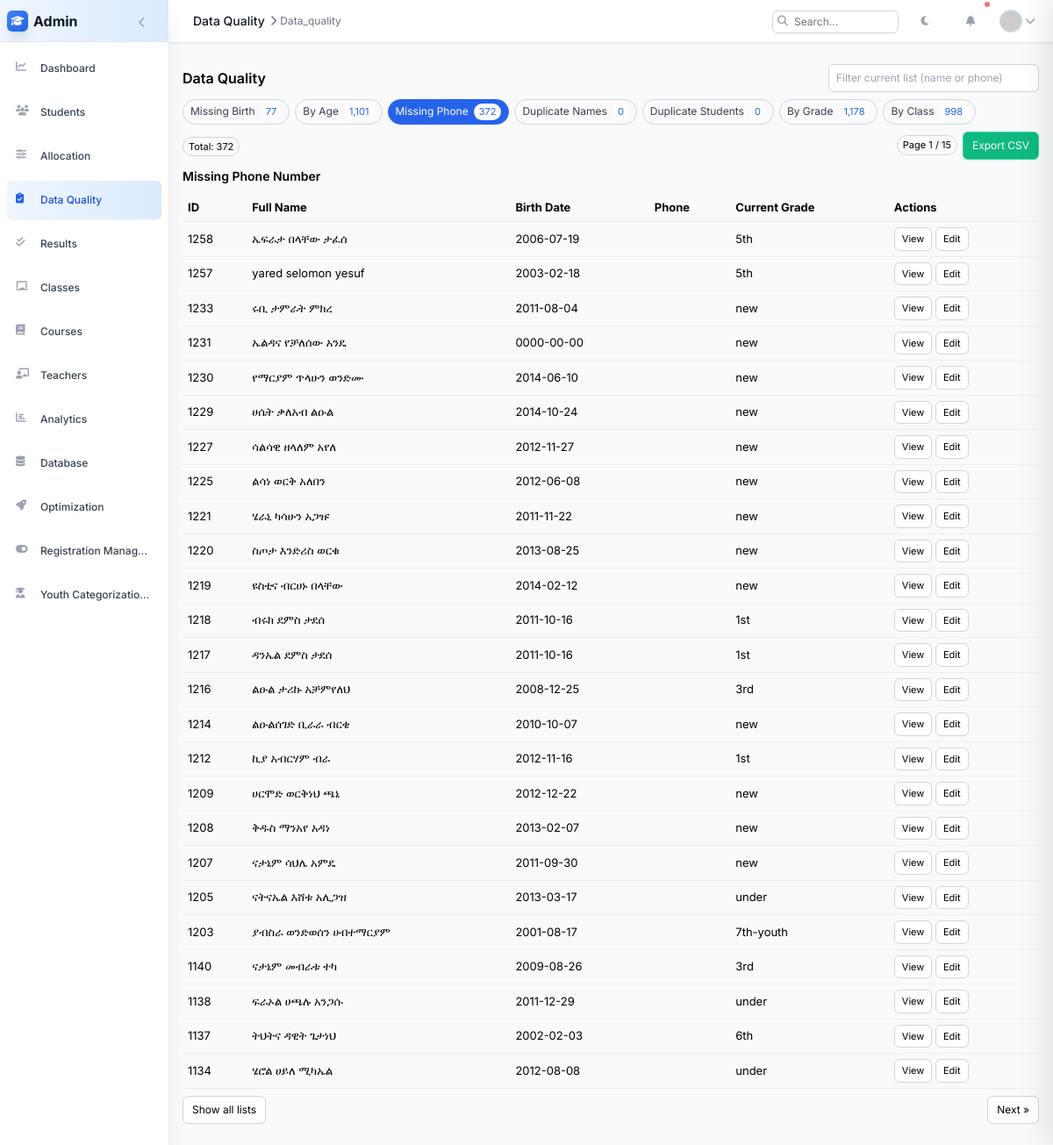
Screenshot of /data_quality.php?view=missing_phone (signed in) with the database file from the repository.
### tables this page shows
CREATE TABLE `students` (
  `id` int(11) NOT NULL,
  `photo_path` varchar(255) DEFAULT NULL,
  `full_name` text NOT NULL,
  `christian_name` text DEFAULT NULL,
  `gender` enum('male','female') NOT NULL,
  `birth_date` date NOT NULL,
  `current_grade` varchar(32) NOT NULL DEFAULT 'new',
  `current_result_status` enum('pass','fail') DEFAULT NULL,
  `is_new_registration` tinyint(1) NOT NULL DEFAULT 0,
  `is_flagged` tinyint(1) NOT NULL DEFAULT 0,
  `school_year_start` int(11) DEFAULT NULL,
  `regular_school_name` text DEFAULT NULL,
  `regular_school_grade` text DEFAULT NULL,
  `phone_number` varchar(20) DEFAULT NULL,
  `has_spiritual_father` enum('own','family','none') NOT NULL,
  `spiritual_father_name` text DEFAULT NULL,
  `spiritual_father_phone` varchar(20) DEFAULT NULL,
  `spiritual_father_church` text DEFAULT NULL,
  `sub_city` text DEFAULT NULL,
  `district` text DEFAULT NULL,
  `specific_area` text DEFAULT NULL,
  `house_number` text DEFAULT NULL,
  `living_with` enum('both_parents','father_only','mother_only','relative_or_guardian') NOT NULL,
  `special_interests` text DEFAULT NULL,
  `siblings_in_school` text DEFAULT NULL,
  `physical_disability` text DEFAULT NULL,
  `weak_side` text DEFAULT NULL,
  `transferred_from_other_school` text DEFAULT NULL,
  `came_from_other_religion` text DEFAULT NULL,
  `created_at` timestamp NOT NULL DEFAULT current_timestamp(),
  `education_level` text DEFAULT NULL,
  `field_of_study` text DEFAULT NULL,
  `emergency_name` text DEFAULT NULL,
  `emergency_phone` text DEFAULT NULL,
  `emergency_alt_phone` text DEFAULT NULL,
  `emergency_address` text DEFAULT NULL,
  `flagged` tinyint(1) DEFAULT 0,
  `normalized_name` varchar(255) GENERATED ALWAYS AS (lcase(trim(`full_name`))) STORED
);

### data_quality.php (the view, shortened to what the rows shown need)
<?php
require 'config.php';
require 'includes/admin_layout.php';
require 'includes/students_helpers.php';
$export = (isset($_GET['export']) && $_GET['export'] === '1');
$view = $_GET['view'] ?? '';
$view = $view === '' ? 'missing_birth' : $view;
$page = max(1, (int)($_GET['page'] ?? 1));
$perParam = $_GET['per'] ?? '25';
if (is_string($perParam) && strtolower($perParam) === 'all') {
  $per = 100000;
} else {
  $per = max(1, (int)$perParam ?: 25);
}
$off = ($page-1)*$per;
?>
<div class="dq-wrap">
  <div class="toolbar">
    <h2 style="margin:0;font-size:16px;font-weight:600">Data Quality</h2>
  </div>
  <?php
    $heading=''; $rows=[]; $total=0; $sql=''; $whereExtra=''; $params=[]; $countSql='';
    if ($view==='missing_birth') {
        $heading='Missing Birth Date';
        $sql = "FROM students s WHERE (s.birth_date IS NULL OR s.birth_date='0000-00-00')";
    } elseif ($view==='missing_phone') {
        $sql = "FROM students s WHERE (s.phone_number IS NULL OR s.phone_number='')";
    } elseif ($view==='by_class') {
        $heading='Filter by Class and Fix Grades';
        $sql = '';
    } elseif ($view==='by_grade') {
        $heading='Filter by Current Grade and Fix Grades';
        $sql = '';
    } elseif ($view==='by_age') {
        $heading='Filter by Age';
        $sql = '';
    }
    if ($sql!=='') {
        if ($view==='duplicate_students') {
            $stmt = $pdo->prepare("SELECT s.id, s.full_name, s.birth_date, s.phone_number, s.current_grade, d.nm, d.keep_id, d.c ".$sql." ORDER BY d.nm ASC, (s.id=d.keep_id) DESC, s.id ASC LIMIT :lim OFFSET :off");
        } else {
            $stmt = $pdo->prepare("SELECT s.id, s.full_name, s.birth_date, s.phone_number, s.current_grade ".$sql." ORDER BY s.created_at DESC LIMIT :lim OFFSET :off");
        }
        $stmt->bindValue(':lim',$per,PDO::PARAM_INT);
        $stmt->bindValue(':off',$off,PDO::PARAM_INT);
        $stmt->execute();
        $rows = $stmt->fetchAll(PDO::FETCH_ASSOC);
    }
  ?>
  <?php if ($view==='duplicate_students'): ?>
    <?php if (isset($_GET['msg'])): ?><div class="badge" style="margin-bottom:6px; background:#ecfeff; border-color:#a5f3fc; color:#0369a1"><?=
        htmlspecialchars($_GET['msg'],ENT_QUOTES,'UTF-8')?></div><?php endif; ?>
    <form method="post" onsubmit="return confirm('Delete selected duplicate records permanently? This cannot be undone.');">
      <input type="hidden" name="dq_action" value="delete_duplicates">
      <div class="toolbar" style="margin-top:6px">
        <div style="display:flex; gap:6px; align-items:center; flex-wrap:wrap;">
          <button type="button" class="btn" onclick="dqSelectAllDuplicates()">Select All Duplicates</button>
          <button type="submit" class="btn" style="background:#fee2e2; border-color:#fecaca; color:#b91c1c">Delete Selected Duplicates</button>
        </div>
      </div>
      <table class="tbl">
        <thead><tr><th style="width:28px"></th><th>Group Key</th><th>ID</th><th>Full Name</th><th>Birth Date</th><th>Phone</th><th>Current Grade</th><th>Keep/Dup</th><th>Actions</th></tr></thead>
        <tbody>
          <?php
            $curNm = null; $groupCount = 0;
            foreach ($rows as $r):
              $nm = (string)($r['nm'] ?? '');
              $isKeeper = ((int)$r['id'] === (int)($r['keep_id'] ?? 0));
              $isDup = !$isKeeper;
              if ($nm !== $curNm) {
                if ($curNm !== null) {
                  echo '<tr><td colspan="9" style="background:#f3f4f6; height:4px"></td></tr>';
                }
                $curNm = $nm; $groupCount = (int)($r['c'] ?? 0);
                echo '<tr style="background:#fff7ed">'
                   . '<td></td><td colspan="8" style="font-size:12px; font-weight:600; color:#9a3412">Group: '
                   . htmlspecialchars($nm,ENT_QUOTES,'UTF-8') . ' • '
                   . 'Count: ' . (int)$groupCount
                   . '</td></tr>';
              }
          ?>
          <tr class="<?= $isKeeper ? 'keeper' : 'dup' ?>" style="background:<?= $isKeeper ? '#ecfdf5' : '#fff1f2' ?>">
            <td>
              <?php if ($isDup): ?>
                <input type="checkbox" name="selected_ids[]" value="<?= (int)$r['id'] ?>" data-nm="<?= htmlspecialchars($nm,ENT_QUOTES,'UTF-8') ?>" data-keeper="0">
              <?php endif; ?>
            </td>
            <td><?= htmlspecialchars($nm,ENT_QUOTES,'UTF-8') ?></td>
            <td><?= (int)$r['id'] ?></td>
            <td><?= htmlspecialchars($r['full_name']??'',ENT_QUOTES,'UTF-8') ?></td>
            <td><?= htmlspecialchars($r['birth_date']??'',ENT_QUOTES,'UTF-8') ?></td>
            <td><?= htmlspecialchars($r['phone_number']??'',ENT_QUOTES,'UTF-8') ?></td>
            <td><?= htmlspecialchars($r['current_grade']??'',ENT_QUOTES,'UTF-8') ?></td>
            <td><?= $isKeeper ? '<span class="badge" style="background:#dcfce7;border-color:#86efac;color:#166534">Keep</span>' : '<span class="badge" style="background:#ffe4e6;border-color:#fecdd3;color:#9f1239">Duplicate</span>' ?></td>
            <td>
              <button type="button" class="btn" style="padding:4px 8px;font-size:11px" onclick="openDQDrawer('view', <?= (int)$r['id'] ?>)">View</button>
              <button type="button" class="btn" style="padding:4px 8px;font-size:11px" onclick="openDQDrawer('edit', <?= (int)$r['id'] ?>)">Edit</button>
            </td>
          </tr>
          <?php endforeach; ?>
          <?php if (!$rows): ?>
            <tr><td colspan="9" style="color:#6b7280">No duplicate groups.</td></tr>
          <?php endif; ?>
        </tbody>
      </table>
    </form>
    <script>
      function dqSelectAllDuplicates(){
        document.querySelectorAll('input[name="selected_ids[]"][data-keeper="0"]').forEach(cb=>{ cb.checked=true; });
      }
    </script>
  <?php else: ?>
    <?php if ($view==='by_class'): ?>
      <?php
        $selected_class = (int)($_GET['class_id'] ?? 0);
        $classes = [];
        try {
            $stmt = $pdo->query("SELECT id, name, grade, section FROM classes ORDER BY grade, section, name");
            $classes = $stmt->fetchAll(PDO::FETCH_ASSOC);
        } catch (Exception $e) {}
      ?>
      <div class="toolbar" style="gap:8px; flex-wrap:wrap">
        <form method="get" style="display:flex; gap:6px; align-items:center; flex-wrap:wrap">
          <input type="hidden" name="view" value="by_class">
          <label for="class_id" style="font-size:12px; color:#374151">Class</label>
          <select id="class_id" name="class_id" class="btn" style="min-width:240px">
            <option value="0">Select a class...</option>
            <?php foreach ($classes as $c): $cid=(int)$c['id']; $g=htmlspecialchars((string)($c['grade']??''),ENT_QUOTES,'UTF-8'); $sec=htmlspecialchars((string)($c['section']??''),ENT_QUOTES,'UTF-8'); $nm=htmlspecialchars((string)($c['name']??''),ENT_QUOTES,'UTF-8'); ?>
              <option value="<?=$cid?>" <?= $cid===$selected_class ? 'selected' : '' ?>><?= "Grade $g" . ($sec!==''?" - Sec $sec":"") . (" - $nm") ?></option>
            <?php endforeach; ?>
          </select>
          <button type="submit" class="btn">Apply</button>
        </form>
        <div style="display:flex; gap:6px; align-items:center; flex-wrap:wrap">
          <span class="badge" id="byClassCount" style="display:none"></span>
          <?php if ($selected_class>0): $exp=$_GET; $exp['export']='1'; $exp_q=http_build_query($exp); ?>
            <a class="btn" href="?<?=$exp_q?>" style="background:#10b981; border-color:#34d399; color:#fff">Export CSV</a>
          <?php endif; ?>
        </div>
      </div>
      <?php
        $by_rows = [];
        if ($selected_class > 0) {
            try {
                $stmt = $pdo->prepare("SELECT s.id, s.full_name, s.phone_number, s.current_grade FROM class_enrollments ce JOIN students s ON ce.student_id = s.id WHERE ce.class_id = ? AND ce.status = 'active' ORDER BY s.full_name");
                $stmt->execute([$selected_class]);
                $by_rows = $stmt->fetchAll(PDO::FETCH_ASSOC);
            } catch (Exception $e) { $by_rows = []; }
            if ($export) {
                if (function_exists('ob_get_level')) { while (ob_get_level()>0) { ob_end_clean(); } }
                header('Content-Type: text/csv; charset=UTF-8');
                header('Content-Disposition: attachment; filename="by_class_'.date('Ymd_His').'.csv"');
                header('Pragma: no-cache'); header('Expires: 0');
                $tmp=fopen('php://temp','r+');
                fputcsv($tmp, ['Full Name','Phone','Current Grade','ID']);
                foreach ($by_rows as $r) {
                    fputcsv($tmp, [ (string)($r['full_name']??''), (string)($r['phone_number']??''), (string)($r['current_grade']??''), (int)($r['id']??0) ]);
                }
                rewind($tmp); $csv=stream_get_contents($tmp); fclose($tmp);
                echo "\xEF\xBB\xBF" . $csv; exit;
            }
        }
      ?>
      <table class="tbl">
        <thead><tr><th>ID</th><th>Full Name</th><th>Phone</th><th>Current Grade</th><th style="width:160px">Change Grade</th><th>Save</th></tr></thead>
        <tbody>
          <?php foreach ($by_rows as $r): $sid=(int)$r['id']; ?>
          <tr>
            <td><?= $sid ?></td>
            <td><?= htmlspecialchars($r['full_name']??'',ENT_QUOTES,'UTF-8') ?></td>
            <td><?= htmlspecialchars($r['phone_number']??'',ENT_QUOTES,'UTF-8') ?></td>
            <td><span class="badge"><?= htmlspecialchars($r['current_grade']??'',ENT_QUOTES,'UTF-8') ?: '—' ?></span></td>
            <td>
              <select class="btn dq-grade" data-student-id="<?= $sid ?>" style="min-width:140px">
                <option value="">Select grade…</option>
              </select>
            </td>
            <td>
              <button type="button" class="btn dq-save" data-student-id="<?= $sid ?>">Save</button>
            </td>
          </tr>
          <?php endforeach; ?>
          <?php if (!$by_rows && $selected_class>0): ?>
            <tr><td colspan="6" style="color:#6b7280">No students in this class.</td></tr>
          <?php elseif ($selected_class===0): ?>
            <tr><td colspan="6" style="color:#6b7280">Select a class to view students.</td></tr>
          <?php endif; ?>
        </tbody>
      </table>
      <script>
        (function(){
          // Load grade options into all selects
          function loadGrades(){
            fetch('students.php', {method:'POST', headers:{'Content-Type':'application/x-www-form-urlencoded'}, body:'action=get_grade_options'})
              .then(r=>r.json()).then(d=>{
                if (!d || !d.success) throw new Error('failed');
                document.querySelectorAll('.dq-grade').forEach(sel=>{
                  const current = sel.closest('tr')?.querySelector('td:nth-child(4) .badge')?.textContent.trim();
                  const seen = new Set(Array.from(sel.options).map(o=>o.value));
                  ['new'].concat(d.grades||[]).filter(Boolean).forEach(g=>{ if (!seen.has(String(g))) { const o=document.createElement('option'); o.value=g; o.textContent=g; sel.appendChild(o);} });
                  if (current && !sel.value) sel.value = current;
                });
              })
              .catch(()=>{ /* ignore */});
          }
          loadGrades();
          // Save handlers
          document.querySelectorAll('.dq-save').forEach(btn=>{
            btn.addEventListener('click', function(){
              const sid = this.getAttribute('data-student-id');
              const sel = document.querySelector('.dq-grade[data-student-id="'+sid+'"]');
              if (!sid || !sel) return;
              const val = sel.value || '';
              this.disabled = true;
              fetch('students.php', {method:'POST', headers:{'Content-Type':'application/x-www-form-urlencoded'}, body: new URLSearchParams({action:'update_student', table:'students', student_id:sid, current_grade:val}).toString()})
                .then(r=>r.json()).then(d=>{
                  if (!d || !d.success) throw new Error('update failed');
                  // Update current badge
                  const badge = sel.closest('tr').querySelector('td:nth-child(4) .badge');
                  if (badge) badge.textContent = val || '—';
                })
                .catch(()=>{ alert('Failed to save grade'); })
                .finally(()=>{ this.disabled = false; });
            });
          });
        })();
      </script>
    <?php else: ?>
    <table class="tbl">
      <thead><tr><th>ID</th><th>Full Name</th><th>Birth Date</th><th>Phone</th><th>Current Grade</th><th>Actions</th></tr></thead>
      <tbody>
        <?php foreach ($rows as $r): ?>
        <tr>
          <td><?= (int)$r['id'] ?></td>
          <td><?= htmlspecialchars($r['full_name']??'',ENT_QUOTES,'UTF-8') ?></td>
          <td><?= htmlspecialchars($r['birth_date']??'',ENT_QUOTES,'UTF-8') ?></td>
          <td><?= htmlspecialchars($r['phone_number']??'',ENT_QUOTES,'UTF-8') ?></td>
          <td><?= htmlspecialchars($r['current_grade']??'',ENT_QUOTES,'UTF-8') ?></td>
          <td>
            <button class="btn" style="padding:4px 8px;font-size:11px" onclick="openDQDrawer('view', <?=$r['id']?>)">View</button>
            <button class="btn" style="padding:4px 8px;font-size:11px" onclick="openDQDrawer('edit', <?=$r['id']?>)">Edit</button>
          </td>
        </tr>
        <?php endforeach; ?>
      </tbody>
    </table>
  <?php endif; ?>
  <?php endif; ?>
</div>
<?php
$content = ob_get_clean();
echo renderAdminLayout('Data Quality', $content);

### rows the page displays
students: id "1258", full_name "ኤፍራታ በላቸው ታፈሰ", birth_date "2006-07-19", current_grade "5th"
students: id "1257", full_name "yared selomon yesuf", birth_date "2003-02-18", current_grade "5th"
students: id "1233", full_name "ሩቢ ታምራት ምክረ", birth_date "2011-08-04", current_grade "new"
students: id "1231", full_name "ኤልዳና የቻለሰው አንዴ", birth_date "0000-00-00", current_grade "new"
students: id "1230", full_name "የማርያም ጥላሁን ወንድሙ", birth_date "2014-06-10", current_grade "new"
students: id "1229", full_name "ሀሴት ቃለአብ ልዑል", birth_date "2014-10-24", current_grade "new"
students: id "1227", full_name "ሳልሳዊ ዘላለም አየለ", birth_date "2012-11-27", current_grade "new"
students: id "1225", full_name "ልሳነ ወርቅ አለበን", birth_date "2012-06-08", current_grade "new"
students: id "1221", full_name "ሄራኒ ካሳሁን አጋዡ", birth_date "2011-11-22", current_grade "new"
students: id "1220", full_name "ስጦታ እንድሪስ ወርቁ", birth_date "2013-08-25", current_grade "new"
students: id "1219", full_name "ዩስቲና ብርሀኑ በላቸው", birth_date "2014-02-12", current_grade "new"
students: id "1218", full_name "ብሩክ ደምስ ታደሰ", birth_date "2011-10-16", current_grade "1st"
students: id "1217", full_name "ዳንኤል ደምስ ታደሰ", birth_date "2011-10-16", current_grade "1st"
students: id "1216", full_name "ልዑል ታሪኩ አቻምየለህ", birth_date "2008-12-25", current_grade "3rd"
students: id "1214", full_name "ልዑልሰገድ ቢራራ ብርቄ", birth_date "2010-10-07", current_grade "new"
students: id "1212", full_name "ኪያ አብርሃም ብራ", birth_date "2012-11-16", current_grade "1st"
students: id "1209", full_name "ሀርሞድ ወርቅነህ ጫኔ", birth_date "2012-12-22", current_grade "new"
students: id "1208", full_name "ቅዱስ ማንአየ አዳነ", birth_date "2013-02-07", current_grade "new"
students: id "1207", full_name "ናታኔም ሳህሌ አምዴ", birth_date "2011-09-30", current_grade "new"
students: id "1205", full_name "ናትናኤል እሸቱ አሊጋዝ", birth_date "2013-03-17", current_grade "under"
students: id "1203", full_name "ያብስራ ወንድወሰን ሀብተማርያም", birth_date "2001-08-17", current_grade "7th-youth"
students: id "1140", full_name "ናታኔም መብራቱ ተካ", birth_date "2009-08-26", current_grade "3rd"
students: id "1138", full_name "ፍራኦል ሀጫሉ አንጋሱ", birth_date "2011-12-29", current_grade "under"
students: id "1137", full_name "ትህትና ዳዊት ጌታነህ", birth_date "2002-02-03", current_grade "6th"
students: id "1134", full_name "ሄሮል ሀይለ ሚካኤል", birth_date "2012-08-08", current_grade "under"

### other values shown
$item['title'] "Dashboard"
$item['title'] "Students"
$item['title'] "Allocation"
$item['title'] "Data Quality"
$item['title'] "Results"
$item['title'] "Classes"
$item['title'] "Courses"
$item['title'] "Teachers"
$item['title'] "Analytics"
$item['title'] "Database"
$item['title'] "Optimization"
$item['title'] "Registration Manag…"
$item['title'] "Youth Categorizatio…"
$title "Data Quality"
$active_page "Data_quality"
